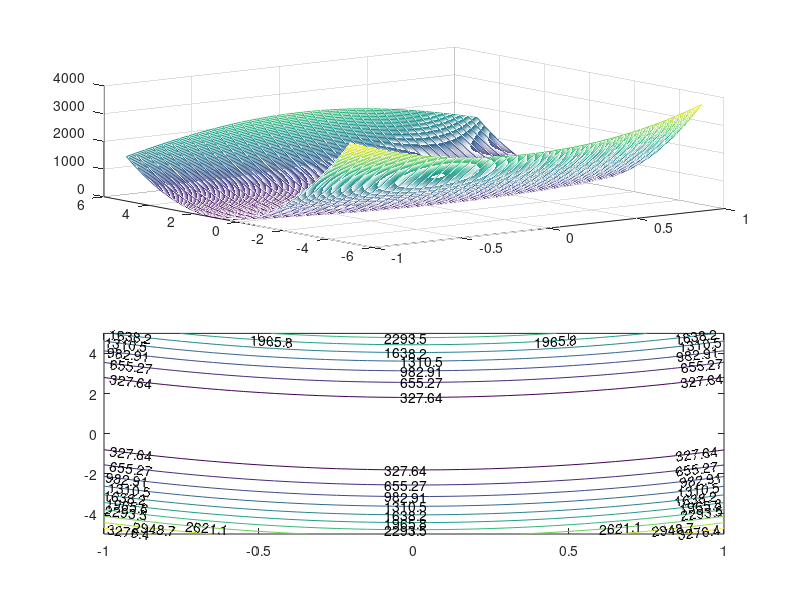
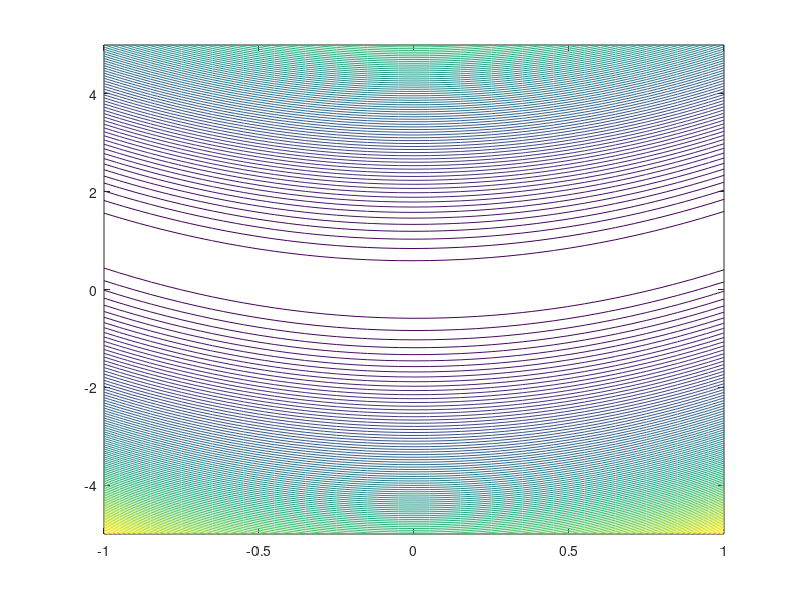

MATLAB code to generate these figures, in order:

b = 5;
st = 0.05; 
[X,Y] = meshgrid(-b/5:st:b/5, -b:st:b);

z=100*(Y-X.^2).^2+(1-X).^2; 
subplot(2,1,1);
mesh(X,Y,z); 
subplot(2,1,2);
contour(X,Y,z,10,'ShowText','on');
figure();  

contour(X,Y,z,100,'ShowText','off');
% hold on;
% scatter(x(:,1),x(:,2)); 
% plot(x(:,1),x(:,2)); 
